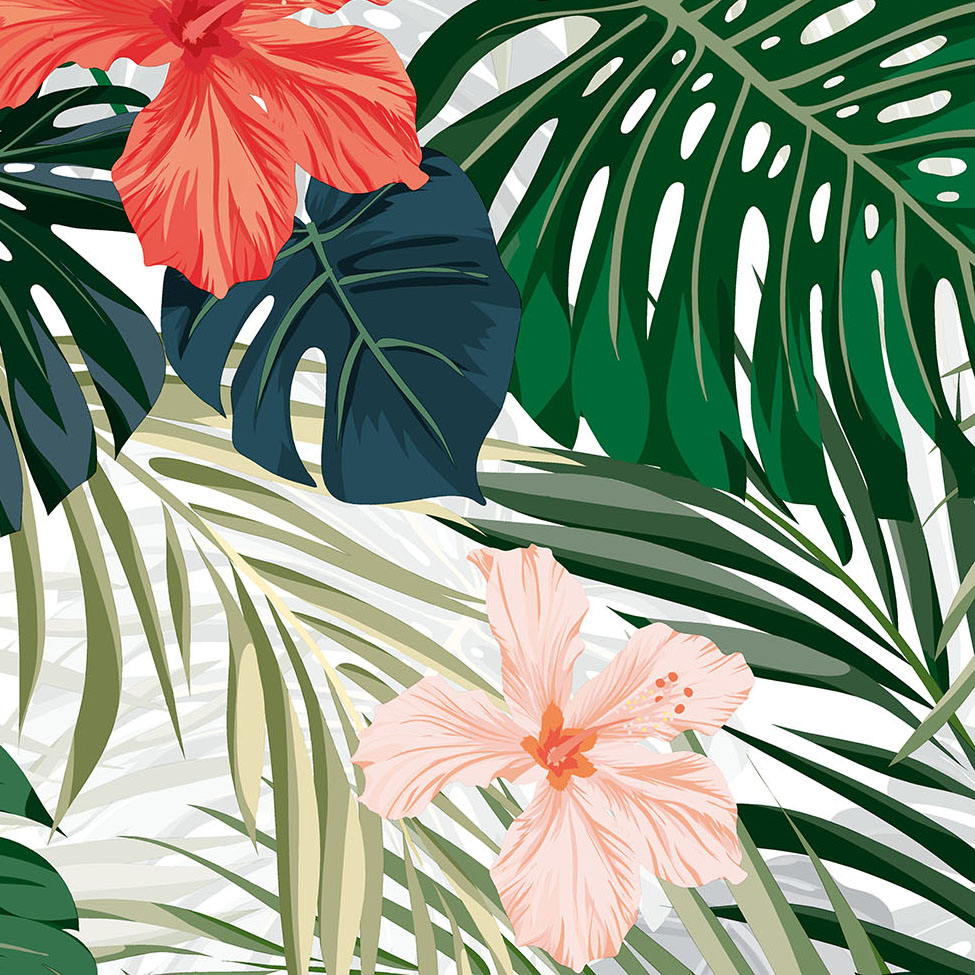
#> input picture 餐巾纸套图生成/输入/F1704/folded.jpg, 975 x 975 px
$ python -i '生成餐巾纸套图.py'   (imports and definitions only)
#> lines starting #> are read from the running program, lines starting #| are printed output that depends on the picture
#> further down, picture is the input picture: PIL image 975x975 RGB; mean R, G, B 136.1, 145, 124.8
#!/usr/bin/env python3
"""
餐巾纸套图生成工具
================

把每个产品文件夹中的两张图片合成到固定 JPG 模板中。

输入:
  输入/<产品名>/unfolded.jpg  展开图
  输入/<产品名>/folded.jpg    折叠/成品图

如果文件名不标准，但文件夹中恰好有两张图片，会自动用像素更大的作为展开图。
"""

from __future__ import annotations

import sys
from dataclasses import dataclass
from pathlib import Path
from typing import Iterable

from PIL import Image, ImageChops, ImageDraw, ImageEnhance, ImageOps, ImageStat


SUPPORTED_EXTENSIONS = {".jpg", ".jpeg", ".png", ".bmp", ".tif", ".tiff", ".webp"}

INPUT_DIR = "输入"
OUTPUT_DIR = "输出"
TEMPLATE_DIR = "空白模板"


@dataclass(frozen=True)
class Placement:
    source: str
    box: tuple[int, int, int, int]
    opacity: float = 0.92
    texture: float = 0.7


# 坐标来自当前「空白模板」和「F1704完成」的差异区域。
# 每个 box = (left, top, right, bottom)，基于 3072x3072 模板。
SCENES: dict[str, list[Placement]] = {
    "2.jpg": [Placement("folded", (700, 703, 2373, 2370))],
    "3.jpg": [Placement("unfolded", (372, 373, 2703, 2709), opacity=0.90)],
    "4.jpg": [
        Placement("folded", (388, 222, 1257, 1090)),
        Placement("unfolded", (388, 1186, 2079, 2877), opacity=0.90),
    ],
    "5.jpg": [Placement("folded", (768, 781, 2373, 2378))],
    "6.jpg": [Placement("folded", (954, 870, 2385, 2297))],
    "7.jpg": [Placement("folded", (819, 953, 2254, 2386))],
}

DETAIL_CIRCLE_CENTER = (918, 2196)
DETAIL_CIRCLE_RADIUS = 804
DETAIL_BACKGROUND_CROP = (0, 640, 3072, 3072)
DETAIL_CIRCLE_BACKGROUND_COLOR = (224, 229, 236)
DETAIL_TEXTURE_TEMPLATE = "2.jpg"
DETAIL_TEXTURE_SOURCE_BOX = (700, 703, 2373, 2370)
DETAIL_RECT_OPACITY = 1
DETAIL_RECT_TEXTURE = 0.88
DETAIL_RECT_TEXTURE_CONTRAST = 1.45
DETAIL_INSET_RECTS = (
    ((450, 1020, 2010, 2580), -10),
    ((530, 1100, 2090, 2660), 0.0),
)


def print_separator() -> None:
    print("=" * 60)


# [58 lines left out: functions get_script_directory, find_images, classify_product_images, resize_to_cover, not called in this run]


def clamp_blend_amount(value: float) -> float:
    return max(0.0, min(value, 1.0))


# [49 lines left out: functions match_luminance, paper_blend, apply_placement, render_scene, not called in this run]


def detail_art_tone(image: Image.Image) -> Image.Image:
    image = ImageOps.exif_transpose(image).convert("RGB")
    image = ImageEnhance.Color(image).enhance(0.72)
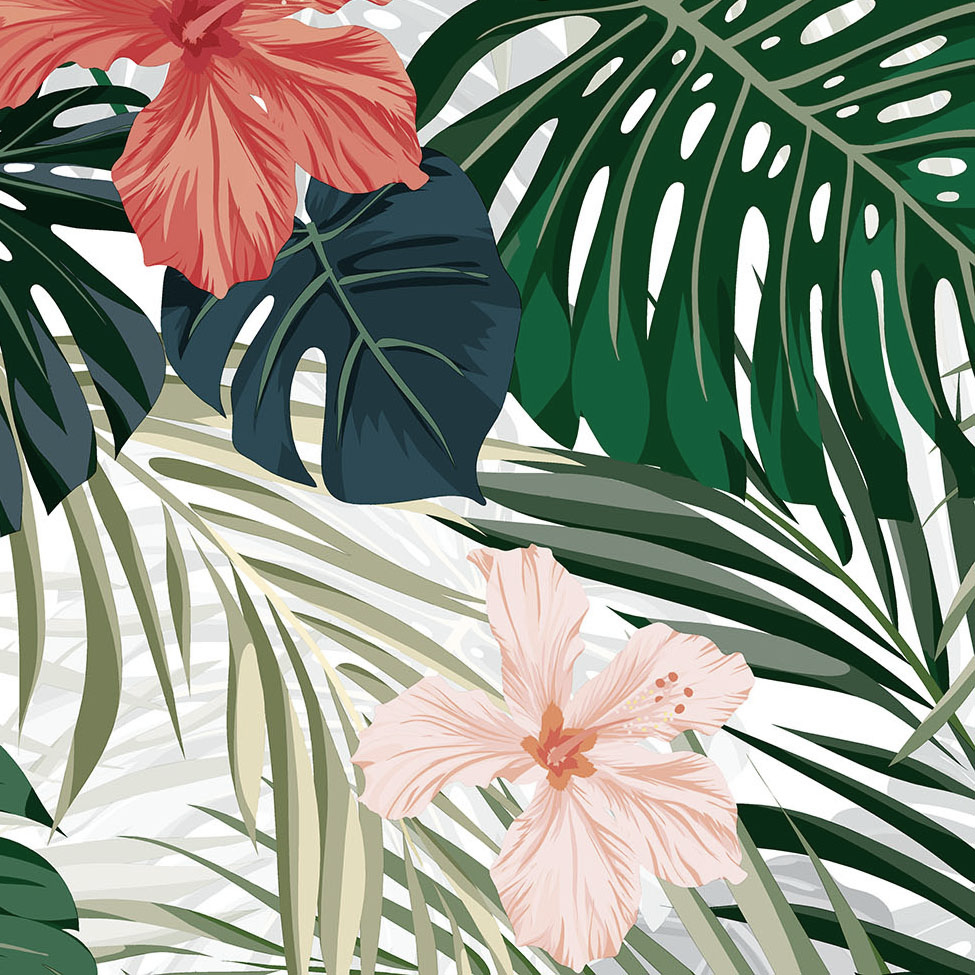
#> image: PIL image 975x975 RGB; mean R, G, B 136.8, 143.1, 128.6
    image = ImageEnhance.Contrast(image).enhance(0.90)
    image = ImageEnhance.Brightness(image).enhance(1.03)
    return image


# [9 lines left out: function circle_box, not called in this run]


def detail_background(plate_scene: Image.Image) -> Image.Image:
    plate_crop = ImageOps.exif_transpose(plate_scene).convert("RGB").crop(DETAIL_BACKGROUND_CROP)
    return resize_to_cover(plate_crop, (3072, 3072)).convert("RGBA")


def detail_texture_source(texture_template: Image.Image) -> Image.Image:
    return ImageOps.exif_transpose(texture_template).convert("RGB").crop(DETAIL_TEXTURE_SOURCE_BOX)


def enhance_detail_texture(texture: Image.Image) -> Image.Image:
    enhanced = ImageEnhance.Contrast(texture).enhance(DETAIL_RECT_TEXTURE_CONTRAST)
    return match_luminance(enhanced, texture)


# [168 lines left out: functions textured_detail_art, paste_circle_rects, render_detail, process_product, main, not called in this run]


# [2 lines not run here, left out]

>>> from PIL import Image
>>> picture = Image.open('输入/F1704/folded.jpg')
>>> result = detail_art_tone(picture)
